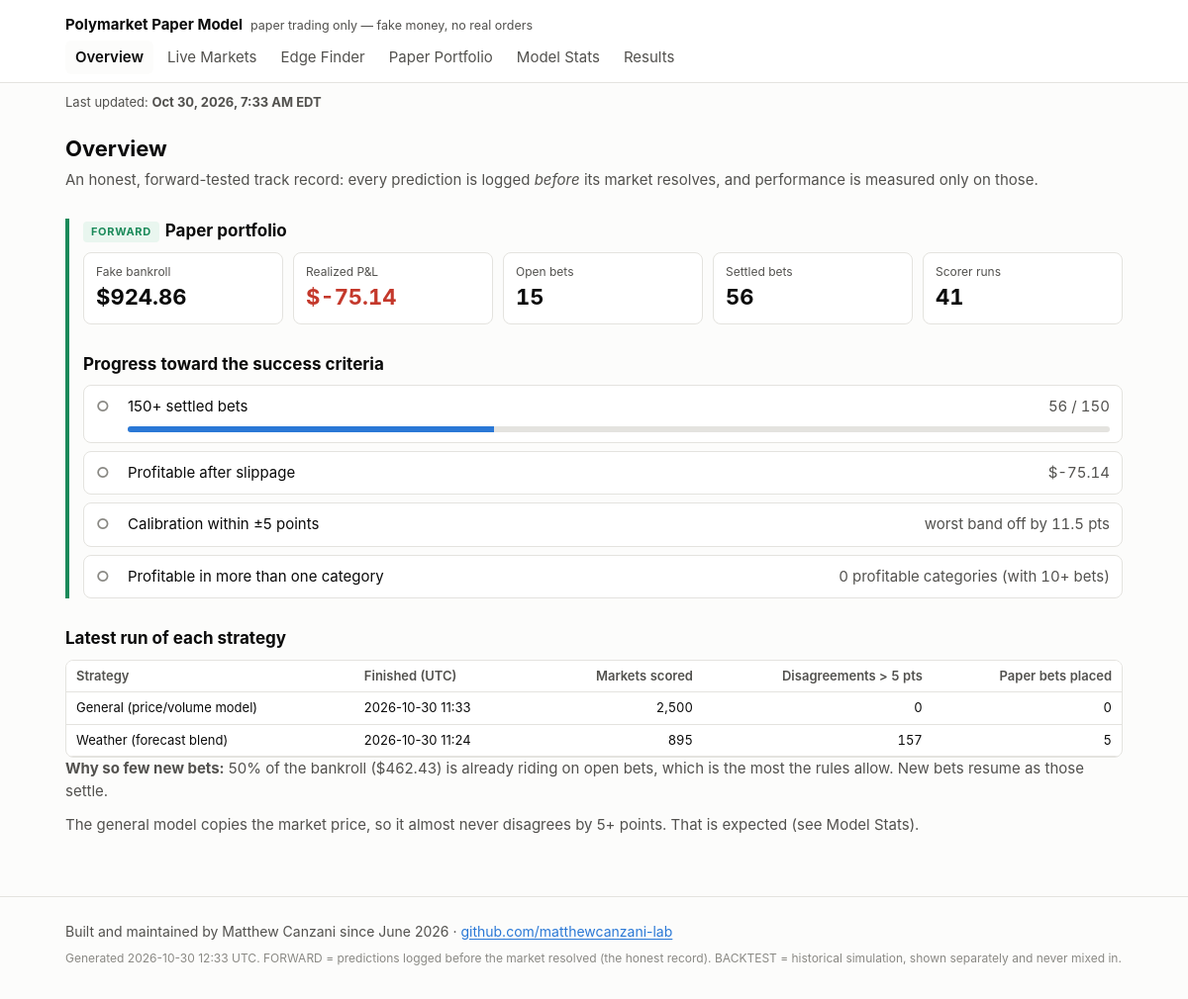
The page /index.html on the database its author committed.
### tables this page shows
CREATE TABLE runs (
    seq INTEGER PRIMARY KEY,
    run_id TEXT UNIQUE NOT NULL,
    started_at TEXT NOT NULL,
    finished_at TEXT NOT NULL,
    model_version TEXT,
    markets_scored INTEGER NOT NULL,
    signals INTEGER NOT NULL,
    bets_placed INTEGER NOT NULL,
    settings_json TEXT NOT NULL,
    prev_hash TEXT NOT NULL,
    row_hash TEXT NOT NULL
);

### pmodel/dashboard/app.py (the view)
    @app.route("/")
    @app.route("/index.html")
    def index():
        c = conn()
        fs = data.forward_stats(c)
        scores = data.load_scores(scores_path)
        return render_template("index.html", **ctx("index.html"), fs=fs, scores=scores,
                               criteria=data.success_criteria(fs), runs_by_strategy=data.latest_runs(c),
                               weather=data.load_weather_scores(weather_scores_path),
                               integrity=ledger.verify(c),
                               runs=c.execute("SELECT COUNT(*) FROM runs").fetchone()[0])

### pmodel/dashboard/data.py (called while the page is built)
def load_scores(path=None):
    path = path or config.LATEST_SCORES_PATH
    try:
        return json.loads(path.read_text())
    except (FileNotFoundError, ValueError):
        return None

def load_weather_scores(path=None):
    return load_scores(path or config.LATEST_WEATHER_SCORES_PATH)

def age_hours(iso, now=None):
    if not iso:
        return None
    from datetime import datetime, timezone
    t = datetime.strptime(iso, "%Y-%m-%dT%H:%M:%SZ").replace(tzinfo=timezone.utc)
    return ((now or datetime.now(timezone.utc)) - t).total_seconds() / 3600

def eastern(iso):
    if not iso:
        return None
    from datetime import datetime, timezone
    from zoneinfo import ZoneInfo
    t = datetime.strptime(iso, "%Y-%m-%dT%H:%M:%SZ").replace(tzinfo=timezone.utc)
    et = t.astimezone(ZoneInfo("America/New_York"))
    hour = et.strftime("%I").lstrip("0")
    return f"{et:%b} {et.day}, {et.year}, {hour}:{et:%M %p} {et.tzname()}"

def latest_runs(conn):
    seen, out = set(), []
    for r in conn.execute("SELECT * FROM runs ORDER BY seq DESC"):
        name = strategy_of(r["model_version"])
        if name not in seen:
            seen.add(name)
            out.append(dict(r, strategy=name))
    return out

def strategy_of(model_version: str) -> str:
    return "Weather (forecast blend)" if (model_version or "").startswith("weather") else \
        "General (price/volume model)"

def bets(conn):
    return [dict(r) for r in conn.execute(
        """SELECT b.*, s.settled_at, s.yes_payout, s.payout, s.pnl
           FROM bets b LEFT JOIN settlements s USING (bet_id) ORDER BY b.seq DESC""")]

### pmodel/trading/ledger.py (called while the page is built)
def _guard_triggers():
    sql = []
    for t in LEDGER_TABLES:
        for op in ("UPDATE", "DELETE"):
            sql.append(f"""CREATE TRIGGER IF NOT EXISTS {t}_no_{op.lower()}
                BEFORE {op} ON {t}
                BEGIN SELECT RAISE(ABORT, '{t} is append-only: {op} is not allowed'); END;""")
    return "\n".join(sql)

def connect(path: Path = None) -> sqlite3.Connection:
    path = Path(path or config.PREDICTIONS_DB_PATH)
    path.parent.mkdir(parents=True, exist_ok=True)
    conn = sqlite3.connect(path)
    conn.row_factory = sqlite3.Row
    conn.executescript(SCHEMA)
    conn.executescript(_guard_triggers())
    return conn

def _hash(prev_hash: str, fields: dict) -> str:
    payload = prev_hash + json.dumps(fields, sort_keys=True, separators=(",", ":"), default=str)
    return hashlib.sha256(payload.encode()).hexdigest()

### pmodel/dashboard/templates/index.html (shortened to what this page needs)
{% extends "base.html" %}
{% block body %}
<h1>Overview</h1>
<p class="lede">An honest, forward-tested track record: every prediction is logged <em>before</em> its market resolves, and performance is measured only on those.</p>
<section class="fwd">
<h2><span class="badge fwd">FORWARD</span>Paper portfolio</h2>
<div class="tiles">
  <div class="tile"><div class="k">Fake bankroll</div><div class="v">${{ '{:,.2f}'.format(fs.money.bankroll) }}</div></div>
  <div class="tile"><div class="k">Realized P&amp;L</div><div class="v {{ 'pos' if fs.total_pnl > 0 else 'neg' if fs.total_pnl < 0 }}">${{ '{:+,.2f}'.format(fs.total_pnl) }}</div></div>
  <div class="tile"><div class="k">Open bets</div><div class="v">{{ fs.open }}</div></div>
  <div class="tile"><div class="k">Settled bets</div><div class="v">{{ fs.settled }}</div></div>
  <div class="tile"><div class="k">Scorer runs</div><div class="v">{{ runs }}</div></div>
</div>
<h2>Progress toward the success criteria</h2>
{% include "_criteria.html" %}
</section>
<h2>Latest run of each strategy</h2>
{% if runs_by_strategy %}<div class="tablewrap"><table>
<tr><th>Strategy</th><th>Finished (UTC)</th><th class="n">Markets scored</th><th class="n">Disagreements &gt; {{ (cfg.EDGE_THRESHOLD * 100)|round|int }} pts</th><th class="n">Paper bets placed</th></tr>
{% for r in runs_by_strategy %}<tr><td>{{ r.strategy }}</td><td>{{ r.finished_at[:16].replace('T', ' ') }}</td>
<td class="n">{{ '{:,}'.format(r.markets_scored) }}</td><td class="n">{{ r.signals }}</td><td class="n">{{ r.bets_placed }}</td></tr>{% endfor %}
</table></div>
{% if fs.money.available < cfg.MIN_STAKE_USD and fs.open %}
<p class="note"><strong>Why so few new bets:</strong> {{ '{:.0%}'.format(cfg.MAX_OPEN_EXPOSURE_FRACTION) }} of the bankroll
(${{ '{:,.2f}'.format(fs.money.open_stake) }}) is already riding on open bets, which is the most the rules allow.
New bets resume as those settle.</p>{% endif %}
<p class="note">The general model copies the market price, so it almost never disagrees by 5+ points. That is expected (see Model Stats).</p>
{% else %}<p class="empty">No runs yet.</p>{% endif %}
{% endblock %}

### pmodel/dashboard/templates/base.html (shortened to what this page needs)
<!doctype html>
<html lang="en">
<head>
</head>
<body>
<header><div class="wrap">
  <div class="brand">Polymarket Paper Model<small>paper trading only — fake money, no real orders</small></div>
  <nav>{% for page, name in pages %}<a href="{{ root }}{{ page }}" class="{{ 'on' if page == active }}">{{ name }}</a>{% endfor %}</nav>
</div></header>
<div class="wrap freshness">
  <p class="updated" id="last-updated" data-last-run="{{ last_run_iso or '' }}" data-stale-hours="{{ cfg.STALE_AFTER_HOURS|int }}">
    Last updated: <strong>{{ last_run_et or 'never' }}</strong></p>
</div>
<main><div class="wrap">{% block body %}{% endblock %}</div></main>
<footer><div class="wrap">
<p class="owner">Built and maintained by Matthew Canzani since June 2026 ·
<a href="https://github.com/matthewcanzani-lab" rel="noopener">github.com/matthewcanzani-lab</a></p>
<p>Generated {{ generated }}. FORWARD = predictions logged before the market
resolved (the honest record). BACKTEST = historical simulation, shown separately and never mixed in.</p>
</div></footer>
</body>
</html>

### pmodel/dashboard/templates/_criteria.html
{% for c in criteria %}
<div class="crit {{ 'met' if c.met else 'not' }}">
  <span class="icon">{{ '✓' if c.met else '○' }}</span>
  <span>{{ c.name }}</span>
  <span class="val">{{ c.value }}</span>
  {% if c.progress is not none %}<div class="bar"><span style="width: {{ (c.progress * 100)|round(1) }}%"></span></div>{% endif %}
</div>
{% endfor %}

### pmodel/dashboard/templates/base.html (style rules this page uses)
:root { --bg: #fcfcfb; --surface: #ffffff; --ink: #0b0b0b; --ink-2: #52514e; --muted: #8a8984; --line: #e4e3df; --accent: #2a78d6; --good: #1b8a5a; --bad: #c4382b; --warn: #b07400; --fwd: #1b8a5a; --fwd-bg: #e9f6ef; --bt: #6b6a66; --bt-bg: #f1f0ec; }
* { box-sizing: border-box; }
html { -webkit-text-size-adjust: 100%; text-size-adjust: 100%; }
body { margin: 0; background: var(--bg); color: var(--ink); font: 15px/1.5 -apple-system, BlinkMacSystemFont, "Segoe UI", Roboto, sans-serif; }
header { border-bottom: 1px solid var(--line); background: var(--surface); }
.wrap { max-width: 1100px; margin: 0 auto; padding-left: max(16px, env(safe-area-inset-left, 0px)); padding-right: max(16px, env(safe-area-inset-right, 0px)); }
.brand { font-weight: 650; padding: 14px 0 4px; }
.brand small { color: var(--ink-2); font-weight: 400; margin-left: 8px; }
nav { display: flex; gap: 4px; flex-wrap: wrap; padding-bottom: 8px; }
nav a { color: var(--ink-2); text-decoration: none; padding: 6px 10px; border-radius: 6px; }
nav a.on { color: var(--ink); background: var(--bg); font-weight: 600; }
main { padding-block: 20px 48px; }
h1 { font-size: 22px; margin: 0 0 4px; }
h2 { font-size: 17px; margin: 28px 0 8px; }
p.lede, .note { color: var(--ink-2); margin: 0 0 12px; }
.badge { display: inline-block; font-size: 11px; font-weight: 700; letter-spacing: .06em; padding: 2px 8px; border-radius: 4px; vertical-align: middle; margin-right: 6px; }
.badge.fwd { color: var(--fwd); background: var(--fwd-bg); }
section.fwd { border-left: 4px solid var(--fwd); padding-left: 14px; }
.tiles { display: grid; grid-template-columns: repeat(auto-fit, minmax(160px, 1fr)); gap: 10px; }
.tile { background: var(--surface); border: 1px solid var(--line); border-radius: 8px; padding: 10px 12px; }
.tile .k { color: var(--ink-2); font-size: 12px; }
.tile .v { font-size: 22px; font-weight: 650; font-variant-numeric: tabular-nums; }
.crit { display: grid; grid-template-columns: 24px 1fr auto; gap: 8px; align-items: center; background: var(--surface); border: 1px solid var(--line); border-radius: 8px; padding: 10px 12px; margin-bottom: 8px; }
.crit .icon { font-weight: 700; }
.crit.not .icon { color: var(--muted); }
.crit .val { color: var(--ink-2); font-variant-numeric: tabular-nums; }
.bar { grid-column: 2 / 4; height: 6px; background: var(--line); border-radius: 3px; overflow: hidden; }
.bar > span { display: block; height: 100%; background: var(--accent); }
.tablewrap { overflow-x: auto; border: 1px solid var(--line); border-radius: 8px; background: var(--surface); }
table { border-collapse: collapse; width: 100%; font-size: 13px; }
th, td { padding: 6px 10px; border-bottom: 1px solid var(--line); text-align: left; white-space: nowrap; }
th { color: var(--ink-2); font-weight: 600; background: var(--surface); position: sticky; top: 0; }
td.n, th.n { text-align: right; font-variant-numeric: tabular-nums; }
.neg { color: var(--bad); }
.freshness { padding-block: 10px 0; }
.updated { margin: 0; color: var(--ink-2); font-size: 13px; }
footer { color: var(--muted); font-size: 12px; padding-block: 24px; border-top: 1px solid var(--line); }
footer p { margin: 0 0 8px; }
footer .owner { color: var(--ink-2); font-size: 14px; line-height: 1.5; overflow-wrap: anywhere; }
footer .owner a { color: var(--accent); text-underline-offset: 2px; }

### rows shown on the page
runs: strategy "General (price/volume model)", finished_at "2026-10-30 11:33", markets_scored "2,500", signals "0", bets_placed "0"
runs: strategy "Weather (forecast blend)", finished_at "2026-10-30 11:24", markets_scored "895", signals "157", bets_placed "5"

### other values the page prints
{{ name }} "Overview" "Live Markets" "Edge Finder" "Paper Portfolio" "Model Stats" "Results"
{{ '{:,.2f}'.format(fs.money.bankroll) }} "924.86"
{{ '{:+,.2f}'.format(fs.total_pnl) }} "-75.14"
{{ fs.open }} "15"
{{ fs.settled }} "56"
{{ runs }} "41"
{{ '✓' if c.met else '○' }} "○" "○" "○" "○"
{{ c.name }} "150+ settled bets" "Profitable after slippage" "Calibration within ±5 points" "Profitable in more than one category"
{{ c.value }} "56 / 150" "$-75.14" "worst band off by 11.5 pts" "0 profitable categories (with 10+ bets)"
{{ (cfg.EDGE_THRESHOLD * 100)|round|int }} "5"
{{ '{:.0%}'.format(cfg.MAX_OPEN_EXPOSURE_FRACTION) }} "50%"
{{ '{:,.2f}'.format(fs.money.open_stake) }} "462.43"
